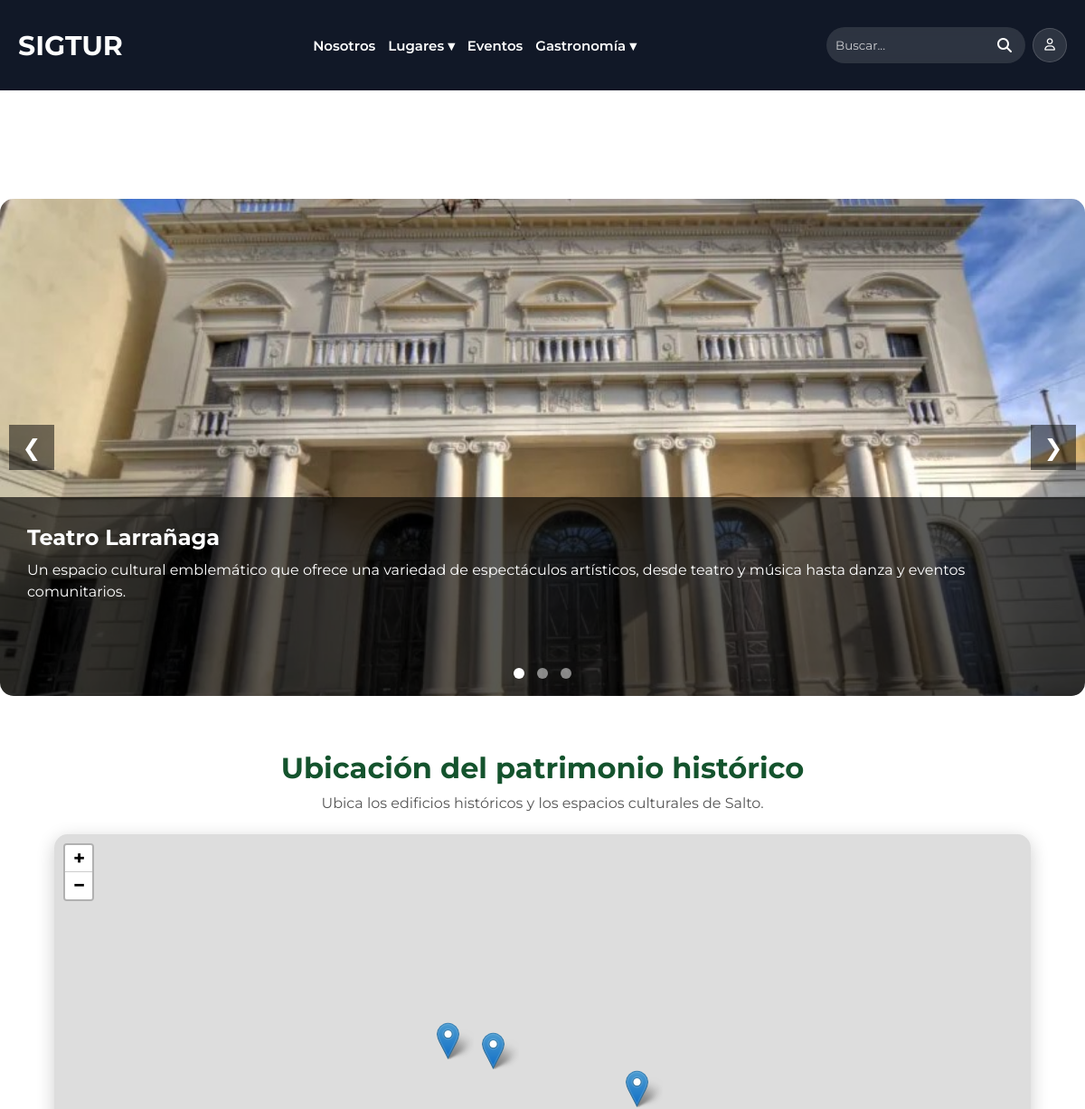
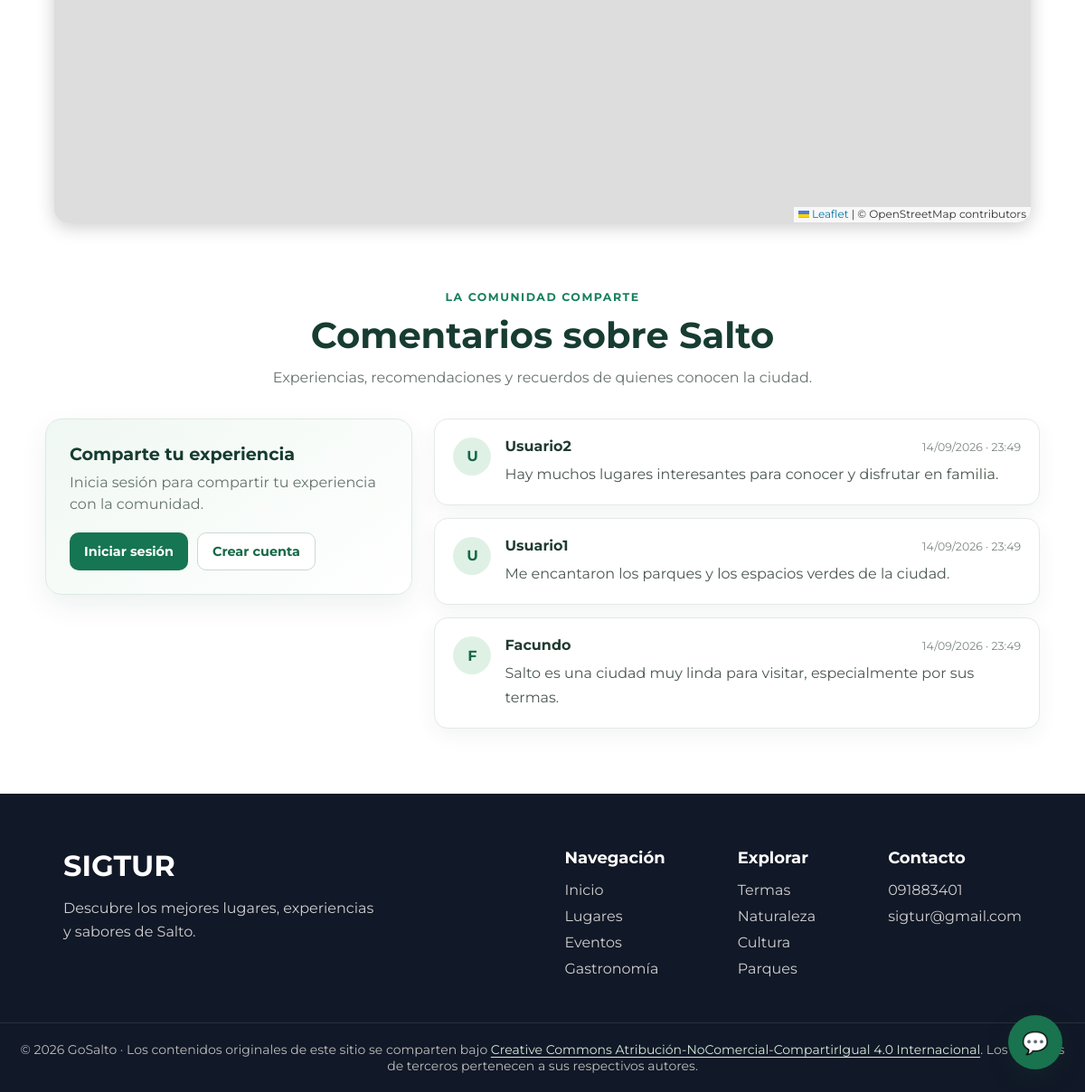
The app's page /pages/lugares/patrimonio.php with its own data (2 pictures, top to bottom).
### tables this page shows
CREATE TABLE `lugar` (
  `ID_LUGAR` int(11) NOT NULL,
  `NOMBRE` varchar(150) NOT NULL,
  `DESCRIPCION` text DEFAULT NULL,
  `DIRECCION` varchar(200) NOT NULL,
  `IMAGEN` varchar(255) DEFAULT NULL,
  `LATITUD` decimal(10,7) DEFAULT NULL,
  `LONGITUD` decimal(10,7) DEFAULT NULL
);

CREATE TABLE `comentario` (
  `ID_COMENTARIO` int(11) NOT NULL,
  `ID_USUARIO` int(11) NOT NULL,
  `COMENTARIO` text NOT NULL,
  `FECHA` datetime DEFAULT current_timestamp()
);

CREATE TABLE `usuario` (
  `ID_USUARIO` int(11) NOT NULL,
  `ID_ROL` int(11) NOT NULL,
  `NOMBRE` varchar(100) NOT NULL,
  `CONTRASENA` varchar(255) NOT NULL,
  `CORREO` varchar(150) NOT NULL
);

### config/config.php (called while the page is built, shortened)
<?php
function url(string $ruta): string
{
    return BASE_URL . $ruta;
}

### pages/lugares/patrimonio.php (the view, shortened to what this page needs)
<?php
require_once("../../conexion.php");
$sql = "SELECT
            LUGAR.ID_LUGAR,
            LUGAR.NOMBRE,
            LUGAR.DESCRIPCION,
            LUGAR.DIRECCION,
            LUGAR.IMAGEN
        FROM LUGAR
        INNER JOIN LUGAR_CATEGORIA
            ON LUGAR.ID_LUGAR = LUGAR_CATEGORIA.ID_LUGAR
        WHERE LUGAR_CATEGORIA.ID_CATEGORIA = 3";
$resultado = $conexion->query($sql);
?>
<!DOCTYPE html>
<html lang="es">
<head>
    <link rel="stylesheet" href="../../assets/css/var.css">
    <link rel="stylesheet" href="../../assets/css/styles.css">
    <link rel="stylesheet" href="../../assets/css/componentes.css">
    <link rel="stylesheet" href="../../assets/css/style-secciones.css">
    <link rel="stylesheet" href="../../assets/css/slider.css">
    <link rel="stylesheet" href="../../assets/css/comments.css?v=3">
    <link rel="stylesheet" href="https://cdnjs.cloudflare.com/ajax/libs/font-awesome/6.7.2/css/all.min.css">
    <?php include("../../includes/mapa-head.php"); ?>
</head>
<body>
<main class="main-content pagina-interna">
<?php include("../../includes/navbar.php"); ?>
<section class="slider-container">
    <button class="slider-btn prev">❮</button>
    <?php $primero = true; ?>
    <?php while ($patrimonio = $resultado->fetch_assoc()) { ?>
        <div class="slide <?php echo $primero ? 'active' : ''; ?>">
            <img
                src="../../<?php echo $patrimonio['IMAGEN']; ?>"
                alt="<?php echo $patrimonio['NOMBRE']; ?>"
            >
            <div class="slide-info">
                <h2>
                    <?php echo $patrimonio['NOMBRE']; ?>
                </h2>
                <p>
                    <?php echo $patrimonio['DESCRIPCION']; ?>
                </p>
            </div>
        </div>
        <?php $primero = false; ?>
    <?php } ?>
    <button class="slider-btn next">❯</button>
    <div class="slider-dots">
        <span class="dot active"></span>
        <span class="dot"></span>
        <span class="dot"></span>
    </div>
</section>
<?php include("../../includes/mapa-categoria.php"); ?>
<?php include("../../includes/comments.php"); ?>
</main>
<?php include("../../includes/footer.php"); ?>
<?php include("../../includes/chat-widget.php"); ?>
</body>
</html>

### includes/comments.php (shortened to what this page needs)
<?php
require_once(__DIR__ . "/../conexion.php");
require_once(__DIR__ . "/../config/config.php");
try {
    $resultadoComentarios = $conexion->query(
        "SELECT COMENTARIO.COMENTARIO, USUARIO.NOMBRE, COMENTARIO.FECHA
         FROM COMENTARIO
         INNER JOIN USUARIO ON COMENTARIO.ID_USUARIO = USUARIO.ID_USUARIO
         ORDER BY COMENTARIO.ID_COMENTARIO DESC"
    );
} catch (mysqli_sql_exception $error) {
    error_log("No se pudieron cargar los comentarios: " . $error->getMessage());
    $resultadoComentarios = false;
}
?>
<section class="comentarios" id="comentarios">
    <header class="comentarios-header">
        <span class="comentarios-etiqueta">La comunidad comparte</span>
        <h2>Comentarios sobre Salto</h2>
        <p>Experiencias, recomendaciones y recuerdos de quienes conocen la ciudad.</p>
    </header>
    <div class="comentarios-contenido">
        <div class="comentario-formulario">
            <h3>Comparte tu experiencia</h3>
            <?php if (isset($_SESSION['id_usuario'])) { ?>
                <p class="comentario-sesion">
                    Publicando como <strong><?= htmlspecialchars($_SESSION['nombre'] ?? 'Usuario', ENT_QUOTES, 'UTF-8') ?></strong>
                </p>
                <form action="<?= htmlspecialchars(url('pages/guardar_comentario.php'), ENT_QUOTES, 'UTF-8') ?>" method="POST">
                    <input type="hidden" name="csrf_token" value="<?= htmlspecialchars($_SESSION['csrf_comentario'], ENT_QUOTES, 'UTF-8') ?>">
                    <input type="hidden" name="return_to" value="<?= htmlspecialchars($_SERVER['REQUEST_URI'] ?? '/', ENT_QUOTES, 'UTF-8') ?>">
                    <label for="texto-comentario">Tu comentario</label>
                    <textarea
                        id="texto-comentario"
                        name="comentario"
                        maxlength="2000"
                        rows="5"
                        placeholder="¿Qué te gustó de Salto? Comparte tu recomendación..."
                        required
                    ></textarea>
                    <div class="comentario-formulario-pie">
                        <small>Hasta 2000 caracteres</small>
                        <button type="submit">Publicar comentario</button>
                    </div>
                </form>
            <?php } else { ?>
                <p>Inicia sesión para compartir tu experiencia con la comunidad.</p>
                <div class="comentario-acceso">
                    <a href="<?= htmlspecialchars(url('pages/login.php'), ENT_QUOTES, 'UTF-8') ?>">Iniciar sesión</a>
                    <a href="<?= htmlspecialchars(url('pages/register.php'), ENT_QUOTES, 'UTF-8') ?>">Crear cuenta</a>
                </div>
            <?php } ?>
        </div>
        <div class="comentarios-lista">
            <?php if ($resultadoComentarios === false) { ?>
                <p class="comentarios-vacio">No se pudieron cargar los comentarios en este momento. Inténtalo de nuevo más tarde.</p>
            <?php } elseif ($resultadoComentarios->num_rows === 0) { ?>
                <p class="comentarios-vacio">Todavía no hay comentarios. ¡Sé la primera persona en compartir su experiencia!</p>
            <?php } else { ?>
                <?php while ($comentario = $resultadoComentarios->fetch_assoc()) { ?>
                    <article class="comentario">
                        <div class="comentario-avatar" aria-hidden="true">
                            <?= htmlspecialchars(mb_strtoupper(mb_substr($comentario['NOMBRE'], 0, 1, 'UTF-8'), 'UTF-8'), ENT_QUOTES, 'UTF-8') ?>
                        </div>
                        <div class="comentario-detalle">
                            <div class="comentario-meta">
                                <h3><?= htmlspecialchars($comentario['NOMBRE'], ENT_QUOTES, 'UTF-8') ?></h3>
                                <time datetime="<?= htmlspecialchars($comentario['FECHA'], ENT_QUOTES, 'UTF-8') ?>">
                                    <?= htmlspecialchars(date('d/m/Y · H:i', strtotime($comentario['FECHA'])), ENT_QUOTES, 'UTF-8') ?>
                                </time>
                            </div>
                            <p><?= nl2br(htmlspecialchars($comentario['COMENTARIO'], ENT_QUOTES, 'UTF-8')) ?></p>
                        </div>
                    </article>
                <?php } ?>
            <?php } ?>
        </div>
    </div>
</section>

### assets/css/var.css (style rules this page uses)
:root { --fuente: 'Montserrat', sans-serif; --color-principal: rgb(255, 255, 255); --color-secundario : #f5f5f5; --color-principal-texto: rgb(0, 0, 0); --color-secundario-texto : #555; --color-redes: #333; --tamaño-principal-h1: 30px; --tamaño-principal-fuente: 15px; }

### assets/css/styles.css (style rules this page uses)
* { margin: 0; padding: 0; box-sizing: border-box; font-family: var(--fuente); }
html, body { width: 100%; min-height: 100%; scroll-behavior: smooth; }
body { display: flex; flex-direction: column; min-height: 100vh; }
main { flex: 1; }
.pagina-interna { padding-top:100px; flex:1; }

### assets/css/componentes.css (style rules this page uses)
.slider-container { position: relative; max-width: 1200px; height: 550px; margin: 120px auto 40px auto; overflow: hidden; border-radius: 15px; }
.slide { display: none; width: 100%; height: 100%; position: relative; }
.slide.active { display: block; }
.slide img { width: 100%; height: 100%; object-fit: cover; }
.slide-info { position: absolute; bottom: 0; left: 0; width: 100%; height: 40%; background: rgba(0,0,0,0.65); color: white; padding: 30px; box-sizing: border-box; }
.slide-info h2 { margin-bottom: 10px; }
.slide-info p { line-height: 1.5; }
.slider-btn { position: absolute; top: 50%; transform: translateY(-50%); background: rgba(0,0,0,0.5); color: white; border: none; width: 50px; height: 50px; cursor: pointer; font-size: 25px; z-index: 100; }
.prev { left: 10px; }
.next { right: 10px; }
.slider-dots { position: absolute; bottom: 15px; width: 100%; text-align: center; z-index: 100; }
.dot { width: 12px; height: 12px; background: rgba(255,255,255,0.5); border-radius: 50%; display: inline-block; margin: 0 5px; cursor: pointer; }
.dot.active { background: white; }

### assets/css/slider.css (style rules this page uses)
.slider-container { position: relative; max-width: 1200px; height: 550px; margin: 120px auto 40px auto; overflow: hidden; border-radius: 15px; }
.slide { display: none; width: 100%; height: 100%; position: relative; }
.slide.active { display: block; }
.slide img { width: 100%; height: 100%; object-fit: cover; }
.slide-info { position: absolute; bottom: 0; left: 0; width: 100%; height: 40%; background: rgba(0,0,0,0.65); color: white; padding: 30px; box-sizing: border-box; }
.slide-info h2 { margin-bottom: 10px; }
.slide-info p { line-height: 1.5; }
.slider-btn { position: absolute; top: 50%; transform: translateY(-50%); background: rgba(0,0,0,0.5); color: white; border: none; width: 50px; height: 50px; cursor: pointer; font-size: 25px; z-index: 100; }
.prev { left: 10px; }
.next { right: 10px; }
.slider-dots { position: absolute; bottom: 15px; width: 100%; text-align: center; z-index: 100; }
.dot { width: 12px; height: 12px; background: rgba(255,255,255,0.5); border-radius: 50%; display: inline-block; margin: 0 5px; cursor: pointer; }
.dot.active { background: white; }

### records on screen
lugar: IMAGEN (picture), NOMBRE "Teatro Larrañaga", DESCRIPCION "Un espacio cultural emblemático que ofrece una variedad de espectáculos artísticos, desde teatro y música hasta danza y eventos comunitarios."
comentario: ID_USUARIO.NOMBRE "U", ID_USUARIO.NOMBRE "Usuario2", FECHA "14/09/2026 · 23:49", COMENTARIO "Hay muchos lugares interesantes para conocer y disfrutar en familia."
comentario: ID_USUARIO.NOMBRE "U", ID_USUARIO.NOMBRE "Usuario1", FECHA "14/09/2026 · 23:49", COMENTARIO "Me encantaron los parques y los espacios verdes de la ciudad."
comentario: ID_USUARIO.NOMBRE "F", ID_USUARIO.NOMBRE "Facundo", FECHA "14/09/2026 · 23:49", COMENTARIO "Salto es una ciudad muy linda para visitar, especialmente por sus termas."

### other values on screen
$tituloMapaSeguro "Ubicación del patrimonio histórico"
$descripcionMapaSegura "Ubica los edificios históricos y los espacios culturales de Salto."
